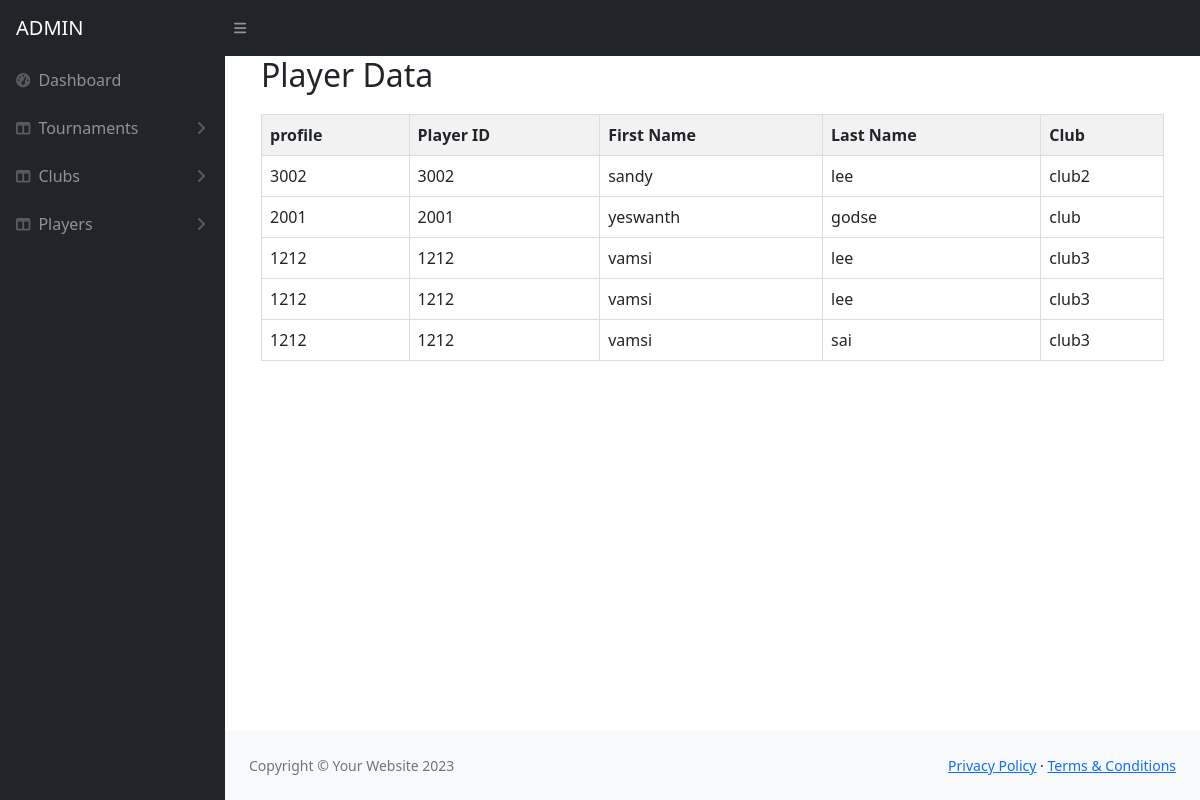
Screenshot of /dist/players.php with the database file from the repository.
### tables this page shows
CREATE TABLE `players_d` (
  `SNO` int(11) NOT NULL,
  `playerid` varchar(50) NOT NULL,
  `firstname` varchar(100) NOT NULL,
  `lastname` varchar(100) NOT NULL,
  `club` varchar(100) NOT NULL,
  `club2` varchar(100) NOT NULL,
  `club3` varchar(100) NOT NULL
);

### dist/players.php (the view, shortened to what this page needs)
<!DOCTYPE html>
<html lang="en">
<head>
    <link href="https://cdn.jsdelivr.net/npm/simple-datatables@7.1.2/dist/style.min.css" rel="stylesheet" />
    <link href="css/styles.css" rel="stylesheet" />
</head>
<body class="sb-nav-fixed">
    <nav class="sb-topnav navbar navbar-expand navbar-dark bg-dark">
        <a class="navbar-brand ps-3" href="index.php">ADMIN</a>
        <button class="btn btn-link btn-sm order-1 order-lg-0 me-4 me-lg-0" id="sidebarToggle" href="#!"><i class="fas fa-bars"></i></button>
    </nav>
    <div id="layoutSidenav">
        <div id="layoutSidenav_nav">
            <nav class="sb-sidenav accordion sb-sidenav-dark" id="sidenavAccordion">
                <div class="sb-sidenav-menu">
                    <div class="nav">
                        <a class="nav-link" href="index.php">
                            <div class="sb-nav-link-icon"><i class="fas fa-tachometer-alt"></i></div>
                            Dashboard
                        </a>
                        <a class="nav-link collapsed" href="#" data-bs-toggle="collapse" data-bs-target="#collapseLayouts" aria-expanded="false" aria-controls="collapseLayouts">
                            <div class="sb-nav-link-icon"><i class="fas fa-columns"></i></div>
                            Tournaments
                            <div class="sb-sidenav-collapse-arrow"><i class="fas fa-angle-down"></i></div>
                        </a>
                        <a class="nav-link collapsed" href="#" data-bs-toggle="collapse" data-bs-target="#collapseLayouts" aria-expanded="false" aria-controls="collapseLayouts">
                            <div class="sb-nav-link-icon"><i class="fas fa-columns"></i></div>
                            Clubs
                            <div class="sb-sidenav-collapse-arrow"><i class="fas fa-angle-down"></i></div>
                        </a>
                        <a class="nav-link collapsed" href="#" data-bs-toggle="collapse" data-bs-target="#collapseLayouts" aria-expanded="false" aria-controls="collapseLayouts">
                            <div class="sb-nav-link-icon"><i class="fas fa-columns"></i></div>
                            Players
                            <div class="sb-sidenav-collapse-arrow"><i class="fas fa-angle-down"></i></div>
                        </a>
            </nav>
        </div>
        <div id="layoutSidenav_content">
            <main>
                <div class="container-fluid px-4">
                    <div class="container">
                        <h2>Player Data</h2>
                        <table>
                            <thead>
                                <tr>
                                    <th>profile</th>
                                    <th>Player ID</th>
                                    <th>First Name</th>
                                    <th>Last Name</th>
                                    <th>Club</th>
                                </tr>
                            </thead>
                            <tbody>
                                <?php
                                include 'connect.php';
                                $sql = "SELECT * FROM players_d";
                                $result = mysqli_query($conn, $sql);
                                while ($row = mysqli_fetch_assoc($result)) {
                                    echo "<tr>";
                                    echo "<td>{$row['playerid']}</td>";
                                    echo "<td>{$row['playerid']}</td>";
                                    echo "<td>{$row['firstname']}</td>";
                                    echo "<td>{$row['lastname']}</td>";
                                    echo "<td>{$row['club']}</td>";
                                    echo "</tr>";
                                }
                                ?>
                            </tbody>
                        </table>
                    </div>
                </div>
            </main>
            <footer class="py-4 bg-light mt-auto">
                <div class="container-fluid px-4">
                    <div class="d-flex align-items-center justify-content-between small">
                        <div class="text-muted">Copyright &copy; Your Website 2023</div>
                        <div>
                            <a href="#">Privacy Policy</a>
                            &middot;
                            <a href="#">Terms &amp; Conditions</a>
                        </div>
                    </div>
                </div>
            </footer>
        </div>
    </div>
</body>
</html>

### dist/players.php (style rules this page uses)
table { width: 100%; border-collapse: collapse; margin-top: 20px; }
th, td { border: 1px solid #ddd; padding: 8px; text-align: left; }
th { background-color: #f2f2f2; }

### rows the page displays
players_d: playerid "3002", firstname "sandy", lastname "lee", club "club2"
players_d: playerid "2001", firstname "yeswanth", lastname "godse", club "club"
players_d: playerid "1212", firstname "vamsi", lastname "lee", club "club3"
players_d: playerid "1212", firstname "vamsi", lastname "lee", club "club3"
players_d: playerid "1212", firstname "vamsi", lastname "sai", club "club3"
